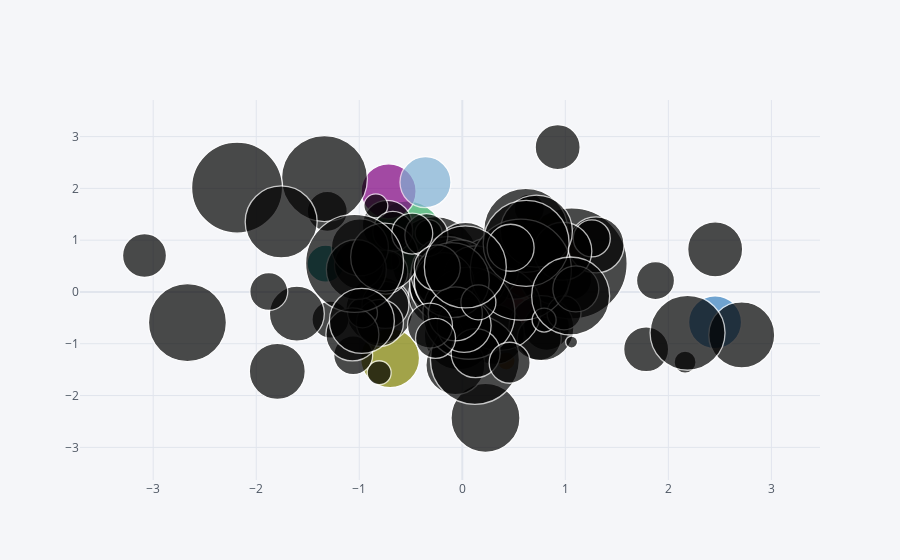

Notebook source saved alongside this figure:
### Code cell
dataframe.iplot(kind='bubble',x='a',y='b',size='c')
